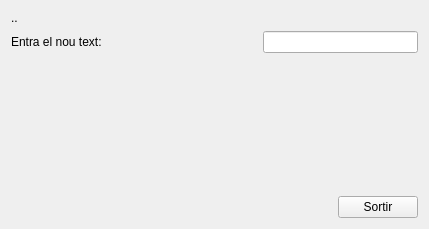
<?xml version="1.0" encoding="UTF-8"?>
<ui version="4.0">
 <class>MyForm</class>
 <widget class="QWidget" name="MyForm">
  <property name="geometry">
   <rect>
    <x>0</x>
    <y>0</y>
    <width>429</width>
    <height>229</height>
   </rect>
  </property>
  <property name="windowTitle">
   <string>Form</string>
  </property>
  <layout class="QVBoxLayout" name="verticalLayout_2">
   <item>
    <layout class="QVBoxLayout" name="verticalLayout">
     <item>
      <widget class="QLabel" name="label_2">
       <property name="text">
        <string>..</string>
       </property>
      </widget>
     </item>
     <item>
      <layout class="QHBoxLayout" name="horizontalLayout">
       <item>
        <widget class="QLabel" name="label">
         <property name="text">
          <string>Entra el nou text:</string>
         </property>
        </widget>
       </item>
       <item>
        <spacer name="horizontalSpacer">
         <property name="orientation">
          <enum>Qt::Horizontal</enum>
         </property>
         <property name="sizeHint" stdset="0">
          <size>
           <width>40</width>
           <height>20</height>
          </size>
         </property>
        </spacer>
       </item>
       <item>
        <widget class="MyLineEdit" name="lineEdit"/>
       </item>
      </layout>
     </item>
    </layout>
   </item>
   <item>
    <spacer name="verticalSpacer">
     <property name="orientation">
      <enum>Qt::Vertical</enum>
     </property>
     <property name="sizeHint" stdset="0">
      <size>
       <width>20</width>
       <height>106</height>
      </size>
     </property>
    </spacer>
   </item>
   <item>
    <layout class="QHBoxLayout" name="horizontalLayout_2">
     <item>
      <spacer name="horizontalSpacer_2">
       <property name="orientation">
        <enum>Qt::Horizontal</enum>
       </property>
       <property name="sizeHint" stdset="0">
        <size>
         <width>40</width>
         <height>20</height>
        </size>
       </property>
      </spacer>
     </item>
     <item>
      <widget class="QPushButton" name="pushButton">
       <property name="text">
        <string>Sortir</string>
       </property>
      </widget>
     </item>
    </layout>
   </item>
  </layout>
 </widget>
 <customwidgets>
  <customwidget>
   <class>MyLineEdit</class>
   <extends>QLineEdit</extends>
   <header>MyLineEdit.h</header>
   <slots>
    <signal>enviaText(QString)</signal>
    <slot>tracta_Return()</slot>
   </slots>
  </customwidget>
 </customwidgets>
 <resources/>
 <connections>
  <connection>
   <sender>pushButton</sender>
   <signal>clicked()</signal>
   <receiver>MyForm</receiver>
   <slot>close()</slot>
   <hints>
    <hint type="sourcelabel">
     <x>376</x>
     <y>204</y>
    </hint>
    <hint type="destinationlabel">
     <x>292</x>
     <y>197</y>
    </hint>
   </hints>
  </connection>
  <connection>
   <sender>lineEdit</sender>
   <signal>returnPressed()</signal>
   <receiver>lineEdit</receiver>
   <slot>tracta_Return()</slot>
   <hints>
    <hint type="sourcelabel">
     <x>338</x>
     <y>55</y>
    </hint>
    <hint type="destinationlabel">
     <x>344</x>
     <y>51</y>
    </hint>
   </hints>
  </connection>
  <connection>
   <sender>lineEdit</sender>
   <signal>enviaText(QString)</signal>
   <receiver>label_2</receiver>
   <slot>setText(QString)</slot>
   <hints>
    <hint type="sourcelabel">
     <x>311</x>
     <y>47</y>
    </hint>
    <hint type="destinationlabel">
     <x>229</x>
     <y>22</y>
    </hint>
   </hints>
  </connection>
 </connections>
</ui>
